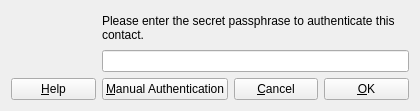
<ui version="4.0" >
 <class>SMPPopup</class>
 <widget class="QWidget" name="SMPPopup" >
  <property name="geometry" >
   <rect>
    <x>0</x>
    <y>0</y>
    <width>420</width>
    <height>111</height>
   </rect>
  </property>
  <property name="sizePolicy" >
   <sizepolicy vsizetype="Preferred" hsizetype="Preferred" >
    <horstretch>0</horstretch>
    <verstretch>0</verstretch>
   </sizepolicy>
  </property>
  <layout class="QGridLayout" >
   <item row="0" column="1" colspan="3" >
    <widget class="QLabel" name="lMessage" >
     <property name="text" >
      <string>Please enter the secret passphrase to authenticate this contact.</string>
     </property>
     <property name="wordWrap" >
      <bool>true</bool>
     </property>
    </widget>
   </item>
   <item row="1" column="1" colspan="3" >
    <widget class="KLineEdit" name="lePassphrase" />
   </item>
   <item row="2" column="0" >
    <widget class="KPushButton" name="pbHelp" >
     <property name="text" >
      <string>&amp;Help</string>
     </property>
    </widget>
   </item>
   <item row="2" column="1" >
    <widget class="KPushButton" name="pbManualAuth" >
     <property name="text" >
      <string>&amp;Manual Authentication</string>
     </property>
    </widget>
   </item>
   <item row="2" column="2" >
    <widget class="KPushButton" name="pbCancel" >
     <property name="text" >
      <string>&amp;Cancel</string>
     </property>
    </widget>
   </item>
   <item row="2" column="3" >
    <widget class="KPushButton" name="pbOk" >
     <property name="text" >
      <string>&amp;OK</string>
     </property>
    </widget>
   </item>
   <item rowspan="2" row="0" column="0" >
    <widget class="QLabel" name="lIcon" >
     <property name="text" >
      <string/>
     </property>
    </widget>
   </item>
  </layout>
 </widget>
 <customwidgets>
  <customwidget>
   <class>KLineEdit</class>
   <extends>QLineEdit</extends>
   <header>klineedit.h</header>
  </customwidget>
  <customwidget>
   <class>KPushButton</class>
   <extends>QPushButton</extends>
   <header>kpushbutton.h</header>
  </customwidget>
 </customwidgets>
 <resources/>
 <connections/>
</ui>
